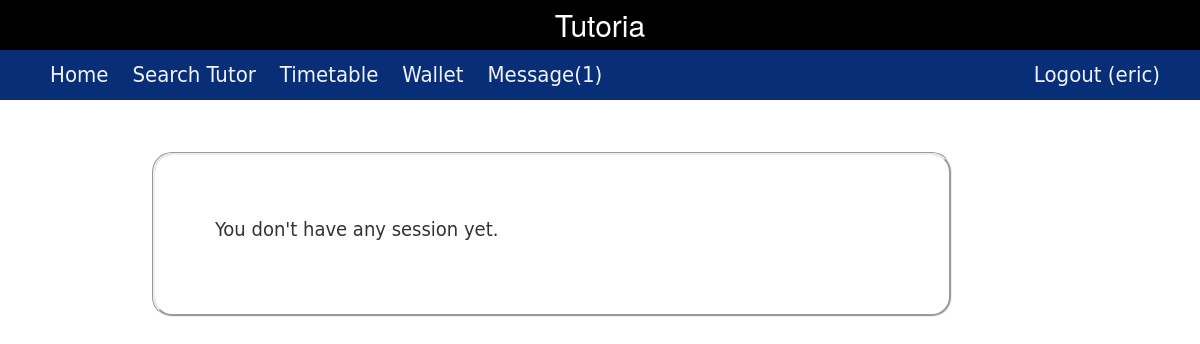
Before: /timetable/ (signed in) with the older database file.
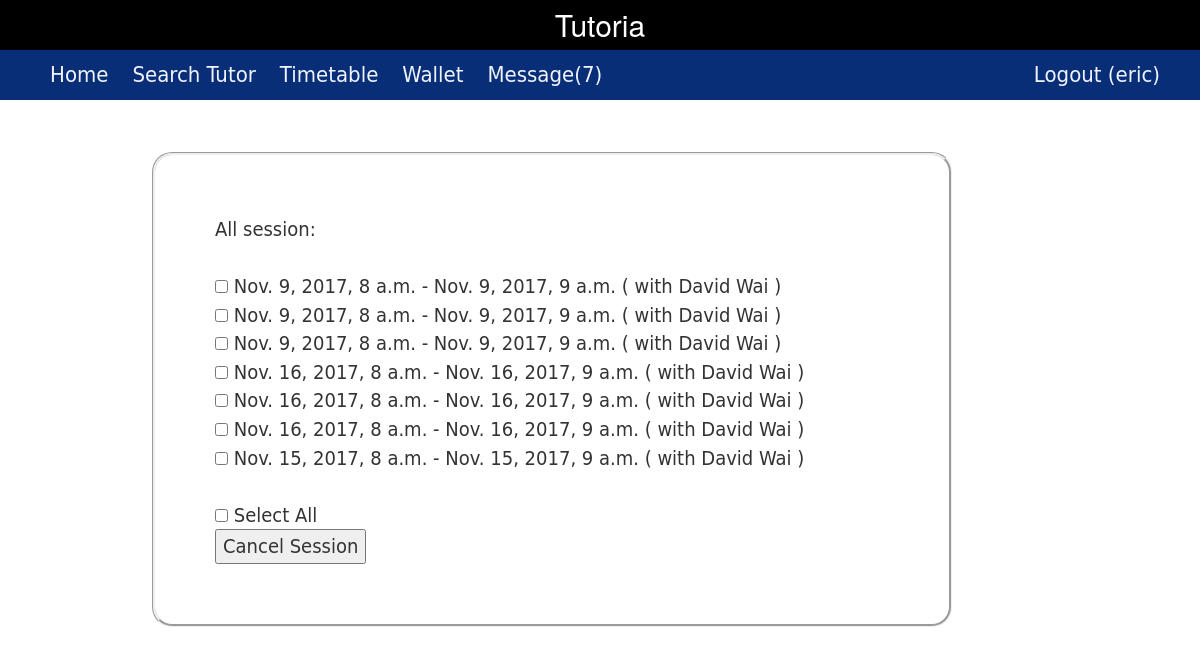
After: the same page with the newer database file.
### core/models.py (models this page shows, shortened)
class Profile(models.Model):
    user = models.OneToOneField(User, on_delete=models.CASCADE)
    phone = models.CharField(max_length=20)
    user_type =  models.ForeignKey(UserType)
    wallet = models.OneToOneField(Wallet)
    @property
    def getUserFullName(self):
        user=self.user
        fname=""
        if user.first_name != None:
            fname += user.first_name
        if user.first_name != None and user.last_name != None:
            fname += " " + user.last_name
        elif user.last_name != None:
            fname += user.last_name
        return fname
    @property
    def hasNotification(self):
        return len(Notification.objects.filter(profile=self))>0
    @property
    def getNotificationNum(self):
        return len(Notification.objects.filter(profile=self))

class Session(models.Model):
    student = models.ForeignKey(Student, on_delete=models.CASCADE)
    tutor = models.ForeignKey(Tutor, on_delete=models.CASCADE)
    booking_date = models.DateTimeField()
    start_date = models.DateTimeField()
    end_date = models.DateTimeField()
    status = models.CharField(max_length=10,default="booked")

class Tutor(models.Model):
    profile = models.OneToOneField(Profile, on_delete=models.CASCADE)
    tutor_type =  models.ForeignKey(TutorType, blank=True, null=True )
    hourly_rate = models.IntegerField(blank=True,null=True)
    tag = models.ManyToManyField(Tag, blank=True)
    university = models.ForeignKey(University, blank=True,null=True)
    course = models.ManyToManyField(Course, blank=True)
    bio = models.CharField(max_length=500, blank=True,null=True)

### core/views.py (the view)
# urls.py: url(r'^timetable/$', views.viewTimetable, name='view_timetable'),
@login_required
def viewTimetable(request):
    if request.user.username =="admin":
        return HttpResponse("You logged in as admin.")
    user_profile = request.user.profile
    if(user_profile.user_type.user_type=="tutor"):
        s = Session.objects.filter(tutor=user_profile.tutor)
    elif(user_profile.user_type.user_type=="student"):
        s = Session.objects.filter(student=user_profile.student)
    else:
        s = Session.objects.filter( Q( tutor= user_profile.tutor) | Q(student=user_profile.student))
    context={'session_list': s}
    return render(request, 'timetable.html', context)

### core/templates/timetable.html (shortened to what this page needs)
{% extends 'base.html' %}
{% block content %}
   {% if session_list %}
        All session:<br/><br/>
        <form action="{% url 'cancel_session' %}" method="post">
            {% for s in session_list %}
                <input type="checkbox" name="session_id" value="{{s.id}}"/>{{s.booked_date}} {{s.start_date}} - {{s.end_date}} ( with {{s.tutor.profile.getUserFullName}} )<br/>
            {% endfor %}
            <br/><input type="checkbox" id="select_all" onclick="selectAll()"/> Select All<br/>
            <button type="submit" onclick="return confirmCancelSession()">Cancel Session</button>
        </form>
    {% else %}
        <p>You don't have any session yet.</p>
    {% endif %}
{% endblock %}

### core/templates/base.html (shortened to what this page needs)
{% load static %}
<!DOCTYPE html>
<html>
<head>
    <link rel="stylesheet" href="https://maxcdn.bootstrapcdn.com/bootstrap/3.3.7/css/bootstrap.min.css">
    <link rel="stylesheet" href="{% static 'css/base.css' %}">
</head>
<body>
    <div id="wrapper">
        <header>
            <div id="bar">
                Tutoria
            </div>
            <nav id="navigation">
                <ul>
                    <a href="{% url 'homepage' %}">
                        <li>Home</li>
                    </a>
                    {% if user.is_authenticated %}
                    <a href="{% url 'search_tutor' %}">
                        <li>Search Tutor</li>
                    </a>
                    <a href="{% url 'view_timetable' %}">
                        <li>Timetable</li>
                    </a>
                    <a href="{% url 'view_wallet' %}">
                        <li>Wallet</li>
                    </a>
                    <a href="{% url 'view_notification' %}">
                        {%if user.profile.hasNotification %}
                        <li>Message({{user.profile.getNotificationNum}})</li>
                        {% else %}
                        <li>Message</li>
                        {% endif %}
                    </a>
                    <a href="{% url 'logout' %}" id="logoutButton" class="pull-right">
                        <li>Logout ({{ user.username }}) </li>
                    </a>
                    {% endif %}
                </ul>
            </nav>
        </header>
        <div id="main">
            <article>
                <section class="box">
                    {% block content %} {% endblock %}
        </div>
    </div>
</body>
</html>

Changed rows visible on the page:
added Session: start_date "Nov. 9, 2017, 8 a.m.", end_date "Nov. 9, 2017, 9 a.m.", tutor.profile.getUserFullName "David Wai"
added Session: start_date "Nov. 9, 2017, 8 a.m.", end_date "Nov. 9, 2017, 9 a.m.", tutor.profile.getUserFullName "David Wai"
added Session: start_date "Nov. 9, 2017, 8 a.m.", end_date "Nov. 9, 2017, 9 a.m.", tutor.profile.getUserFullName "David Wai"
added Session: start_date "Nov. 16, 2017, 8 a.m.", end_date "Nov. 16, 2017, 9 a.m.", tutor.profile.getUserFullName "David Wai"
added Session: start_date "Nov. 16, 2017, 8 a.m.", end_date "Nov. 16, 2017, 9 a.m.", tutor.profile.getUserFullName "David Wai"
added Session: start_date "Nov. 16, 2017, 8 a.m.", end_date "Nov. 16, 2017, 9 a.m.", tutor.profile.getUserFullName "David Wai"
added Session: start_date "Nov. 15, 2017, 8 a.m.", end_date "Nov. 15, 2017, 9 a.m.", tutor.profile.getUserFullName "David Wai"
Other visible differences:
{{ user.profile.getNotificationNum }}: "1" → "7"
form field value: (not shown) → "☐"
text no longer shown: "You don't have any session yet."
text now shown: "All session: Select All Cancel Session"
